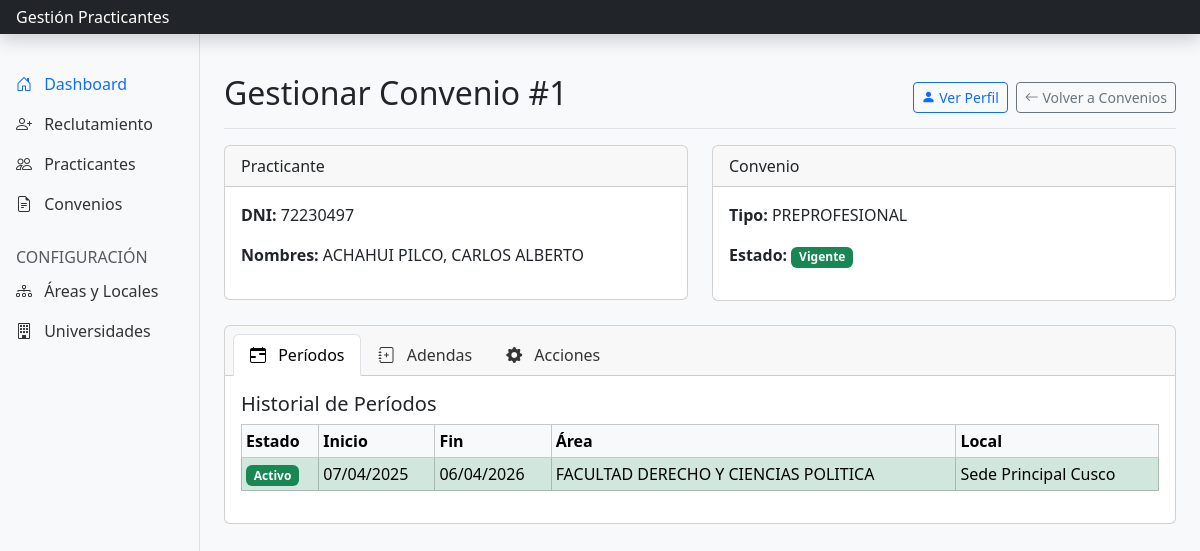
/index.php?c=convenios&m=gestionar&id=1, run on the app's committed database.
### tables this page shows
CREATE TABLE `Convenios` (
  `convenio_id` int(11) NOT NULL,
  `practicante_id` int(11) NOT NULL,
  `proceso_id` int(11) DEFAULT NULL,
  `tipo_practica` varchar(50) NOT NULL,
  `estado_convenio` varchar(30) NOT NULL,
  `induccion_completada` tinyint(1) DEFAULT 0
);

CREATE TABLE `Practicantes` (
  `practicante_id` int(11) NOT NULL,
  `dni` varchar(15) NOT NULL,
  `nombres` varchar(100) NOT NULL,
  `apellidos` varchar(100) NOT NULL,
  `fecha_nacimiento` date DEFAULT NULL,
  `email` varchar(100) DEFAULT NULL,
  `telefono` varchar(20) DEFAULT NULL,
  `promedio_general` decimal(4,2) DEFAULT NULL,
  `estado_general` varchar(30) NOT NULL DEFAULT 'Candidato',
  `escuela_profesional_id` int(11) DEFAULT NULL
);

CREATE TABLE `PeriodosConvenio` (
  `periodo_id` int(11) NOT NULL,
  `convenio_id` int(11) NOT NULL,
  `fecha_inicio` date NOT NULL,
  `fecha_fin` date NOT NULL,
  `local_id` int(11) DEFAULT NULL,
  `area_id` int(11) DEFAULT NULL,
  `estado_periodo` varchar(30) NOT NULL
);

CREATE TABLE `Areas` (
  `area_id` int(11) NOT NULL,
  `nombre` varchar(100) NOT NULL
);

CREATE TABLE `Locales` (
  `local_id` int(11) NOT NULL,
  `nombre` varchar(100) NOT NULL
);

### controllers/ConveniosController.php (called while the page is built, shortened)
<?php
class ConveniosController extends Controller {
    private $convenioModel;
    public function __construct() {
        $this->convenioModel = $this->model('ConvenioModel');
    }
    public function gestionar() {
        $convenio_id = (int)($_GET['id'] ?? 0);
        $catalogos = $this->convenioModel->getCatalogos();
        $data = [
            'titulo' => 'Gestionar Convenio',
            'convenio' => $this->convenioModel->getDetalleConvenio($convenio_id),
            'locales' => $catalogos['locales'],
            'areas' => $catalogos['areas']
        ];
        $this->view('convenios/gestionar', $data);
    }
}

### models/ConvenioModel.php (called while the page is built, shortened)
<?php
class ConvenioModel {
    private $pdo;
    public function __construct() {
        $this->pdo = Database::getInstance()->getConnection();
    }
    public function getDetalleConvenio(int $convenio_id) {
        $sql = "SELECT c.*, p.dni, p.nombres, p.apellidos
                FROM Convenios c
                JOIN Practicantes p ON c.practicante_id = p.practicante_id
                WHERE c.convenio_id = ?";
        $stmt = $this->pdo->prepare($sql);
        $stmt->execute([$convenio_id]);
        $convenio = $stmt->fetch();
        $sql_per = "SELECT pc.*, a.nombre AS area_nombre, l.nombre AS local_nombre
                    FROM PeriodosConvenio pc
                    LEFT JOIN Areas a ON pc.area_id = a.area_id
                    LEFT JOIN Locales l ON pc.local_id = l.local_id
                    WHERE pc.convenio_id = ? ORDER BY pc.fecha_inicio DESC";
        $stmt_per = $this->pdo->prepare($sql_per);
        $stmt_per->execute([$convenio_id]);
        $convenio['periodos'] = $stmt_per->fetchAll();
        $sql_ad = "SELECT * FROM Adendas WHERE convenio_id = ? ORDER BY fecha_adenda DESC";
        $stmt_ad = $this->pdo->prepare($sql_ad);
        $stmt_ad->execute([$convenio_id]);
        $convenio['adendas'] = $stmt_ad->fetchAll();
        return $convenio;
    }
}

### core/Database.php (called while the page is built)
<?php
class Database {
    private static $instance = null;
    private $pdo;
    private $host = DB_HOST;
    private $user = DB_USER;
    private $pass = DB_PASS;
    private $name = DB_NAME;
    private $charset = DB_CHARSET;
    private function __construct() {
        $dsn = "mysql:host=$this->host;dbname=$this->name;charset=$this->charset";
        $options = [
            PDO::ATTR_ERRMODE            => PDO::ERRMODE_EXCEPTION,
            PDO::ATTR_DEFAULT_FETCH_MODE => PDO::FETCH_ASSOC,
            PDO::ATTR_EMULATE_PREPARES   => false,
        ];
        try {
            $this->pdo = new PDO($dsn, $this->user, $this->pass, $options);
        } catch (\PDOException $e) {
            throw new \PDOException($e->getMessage(), (int)$e->getCode());
        }
    }
    public static function getInstance() {
        if (self::$instance == null) {
            self::$instance = new Database();
        }
        return self::$instance;
    }
    public function getConnection() {
        return $this->pdo;
    }
}
?>

### views/convenios/gestionar.php (the view, shortened to what this page needs)
<?php
$c = $data['convenio'];
$esVigente = ($c['estado_convenio'] == 'Vigente');
?>
<div class="d-flex justify-content-between flex-wrap flex-md-nowrap align-items-center pt-3 pb-2 mb-3 border-bottom">
    <h1 class="h2">Gestionar Convenio #<?php echo $c['convenio_id']; ?></h1>
    <div class="btn-toolbar mb-2 mb-md-0">
        <a href="index.php?c=practicantes&m=ver&id=<?php echo $c['practicante_id']; ?>" class="btn btn-sm btn-outline-primary me-2" title="Ver Perfil Completo">
            <i class="bi bi-person-fill"></i> Ver Perfil
        </a>
        <a href="index.php?c=convenios" class="btn btn-sm btn-outline-secondary">
            <i class="bi bi-arrow-left"></i> Volver a Convenios
        </a>
    </div>
</div>
<div class="row">
    <div class="col-md-6">
        <div class="card mb-4">
            <div class="card-header">Practicante</div>
            <div class="card-body">
                <p><strong>DNI:</strong> <?php echo htmlspecialchars($c['dni']); ?></p>
                <p><strong>Nombres:</strong> <?php echo htmlspecialchars($c['apellidos'] . ', ' . $c['nombres']); ?></p>
            </div>
        </div>
    </div>
    <div class="col-md-6">
        <div class="card mb-4">
            <div class="card-header">Convenio</div>
            <div class="card-body">
                <p><strong>Tipo:</strong> <?php echo htmlspecialchars($c['tipo_practica']); ?></p>
                <p><strong>Estado:</strong>
                    <span class="badge <?php echo $esVigente ? 'bg-success' : 'bg-danger'; ?>">
                        <?php echo htmlspecialchars($c['estado_convenio']); ?>
                    </span>
                </p>
            </div>
        </div>
    </div>
</div>
<div class="card">
    <div class="card-header">
        <ul class="nav nav-tabs card-header-tabs" id="gestionTabs" role="tablist">
            <li class="nav-item" role="presentation">
                <button class="nav-link active" id="periodos-tab" data-bs-toggle="tab" data-bs-target="#periodos" type="button"><i class="bi bi-calendar-range"></i> Períodos</button>
            </li>
            <li class="nav-item" role="presentation">
                <button class="nav-link" id="adendas-tab" data-bs-toggle="tab" data-bs-target="#adendas" type="button"><i class="bi bi-journal-plus"></i> Adendas</button>
            </li>
            <li class="nav-item" role="presentation">
                <button class="nav-link" id="acciones-tab" data-bs-toggle="tab" data-bs-target="#acciones" type="button" <?php echo $esVigente ? '' : 'disabled'; ?>>
                    <i class="bi bi-gear-fill"></i> Acciones
                </button>
            </li>
        </ul>
    </div>
    <div class="card-body">
        <div class="tab-content" id="gestionTabsContent">
            <div class="tab-pane fade show active" id="periodos" role="tabpanel">
                <h5>Historial de Períodos</h5>
                <table class="table table-sm table-bordered">
                    <thead class="table-light">
                        <tr><th>Estado</th><th>Inicio</th><th>Fin</th><th>Área</th><th>Local</th></tr>
                    </thead>
                    <tbody>
                    <?php foreach ($c['periodos'] as $p): ?>
                        <tr class="<?php echo $p['estado_periodo'] == 'Activo' ? 'table-success' : ''; ?>">
                            <td><span class="badge <?php echo $p['estado_periodo'] == 'Activo' ? 'bg-success' : ($p['estado_periodo'] == 'Futuro' ? 'bg-warning text-dark' : 'bg-secondary'); ?>"><?php echo $p['estado_periodo']; ?></span></td>
                            <td><?php echo date("d/m/Y", strtotime($p['fecha_inicio'])); ?></td>
                            <td><?php echo date("d/m/Y", strtotime($p['fecha_fin'])); ?></td>
                            <td><?php echo htmlspecialchars($p['area_nombre'] ?? 'N/A'); ?></td>
                            <td><?php echo htmlspecialchars($p['local_nombre'] ?? 'N/A'); ?></td>
                        </tr>
                    <?php endforeach; ?>
                    </tbody>
                </table>
            </div>
        </div>
    </div>
</div>

### views/dashboard.php (style rules this page uses)
body { background-color: #f8f9fa; }
.nav-link { color: #333; }
.nav-link.active { color: #0d6efd; font-weight: 500; }
.nav-link .bi { margin-right: 8px; }

### data on the page
convenios: convenio_id "1", practicante.dni "72230497", practicante.nombres "ACHAHUI PILCO, CARLOS ALBERTO", tipo_practica "PREPROFESIONAL", estado_convenio "Vigente"
periodosconvenio: estado_periodo "Activo", fecha_inicio "07/04/2025", fecha_fin "06/04/2026", area.nombre "FACULTAD DERECHO Y CIENCIAS POLITICA", local.nombre "Sede Principal Cusco"
